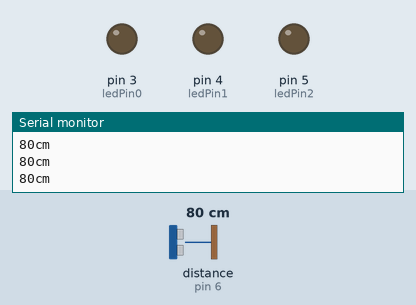
Recording of a sketch running on a simulated Arduino Uno, built with avr-gcc and run on an emulated ATmega328P. Shown: output pins drawn as LEDs (lit = HIGH), the last lines printed to the serial monitor. Wiring (inferred from the names in the program): ultrasonic range finder: trigger pin 7; echo pin 6. Inputs (shaded band) come from the test bench; at power-on: distance to the obstacle (sensor on pin 6) 80 cm. The echo pulse lasts 58.3 µs per cm; pins used as bus, display or sensor lines are not drawn.

Above: at 1.2 s.
1.3 s: distance to the obstacle (sensor on pin 6) set to 12 cm
2.8 s: distance to the obstacle (sensor on pin 6) set to 9 cm
At 4.1 s:
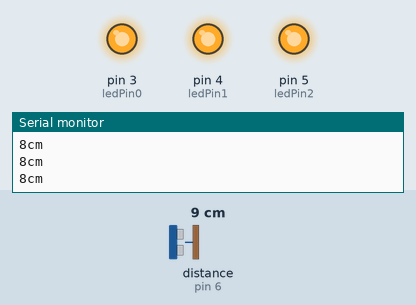
4.4 s: distance to the obstacle (sensor on pin 6) set to 7 cm
5.9 s: distance to the obstacle (sensor on pin 6) set to 4 cm
At 6.6 s:
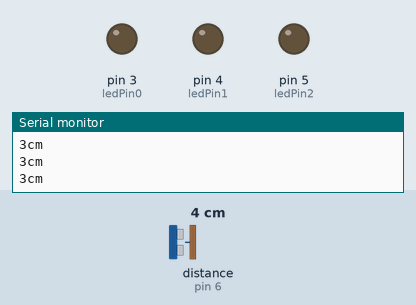
Timing chart, 0 to 8.5 s (numbered marks = the images above; inputs shaded):
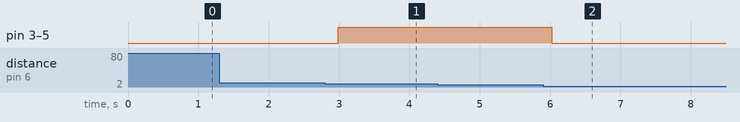

Measured:
- the behaviour switches between 11 and 10 cm on distance to the obstacle (sensor on pin 6) (found by bisection; images 0 and 1)
- the behaviour switches between 6 and 5 cm on distance to the obstacle (sensor on pin 6) (found by bisection; images 1 and 2)
- after the input at 2.8 s, pin 3 (ledPin0), pin 4 (ledPin1), pin 5 (ledPin2): LOW → HIGH after 0.19 s
- after the input at 5.9 s, pin 3 (ledPin0), pin 4 (ledPin1), pin 5 (ledPin2): HIGH → LOW after 0.12 s

The sketch:

6_sensor_ultrasonico_opcionA.ino
```cpp
const int pingPin = 7;
const int echoPin = 6;

const int ledPin0 = 3;
const int ledPin1 = 4;
const int ledPin2 = 5;


void setup() {
  Serial.begin(9600);
  pinMode(pingPin, OUTPUT);
  pinMode(echoPin, INPUT);
  pinMode(ledPin0, OUTPUT);
  pinMode(ledPin1, OUTPUT);
  pinMode(ledPin2, OUTPUT);
}

void loop() {
  long duration, cm;
  digitalWrite(pingPin, LOW);
  delayMicroseconds(2);
  digitalWrite(pingPin, HIGH);
  delayMicroseconds(10);
  digitalWrite(pingPin, LOW);
  duration = pulseIn(echoPin, HIGH);
  cm = microsecondsToCentimeters(duration);
  Serial.print(cm);
  Serial.print("cm");
  Serial.println();
  delay(100);

  if(cm >= 5 && cm <= 10){
    digitalWrite(ledPin0, 1);
    digitalWrite(ledPin1, 1);
    digitalWrite(ledPin2, 1);
  } else {
    digitalWrite(ledPin0, 0);
    digitalWrite(ledPin1, 0);
    digitalWrite(ledPin2, 0);
  }
}

long microsecondsToCentimeters(long microseconds) {
  return microseconds / 29 / 2;
}
```
